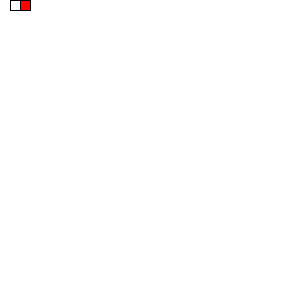
Frame 1 (no input)
Frame 60 (the mouse pressed at the canvas centre just before this capture): identical to frame 1, image omitted
Frame 120 (the mouse held since frame 60 and released just before this capture): identical to frame 1, image omitted

The Processing sketch that drew this single still picture (run headless with seeded random() and noise(); from frame 60 on, the mouse is pressed at the canvas centre):

// Processing sketch: push_pop_matrix_example
// ── push_pop_matrix_example.pde
void setup () {
 size(300,300);

}

void draw () {
 background(255);

 //pushMatrix();
 translate(10,0);
 fill(255);
 rect(0,0,10,10); //white square
 translate(10,0);
 fill(255,200,200);
 rect(0,0,10,10); //pink square
 //popMatrix();

 fill(255,0,0);
 rect(0,0,10,10); // red square
}
